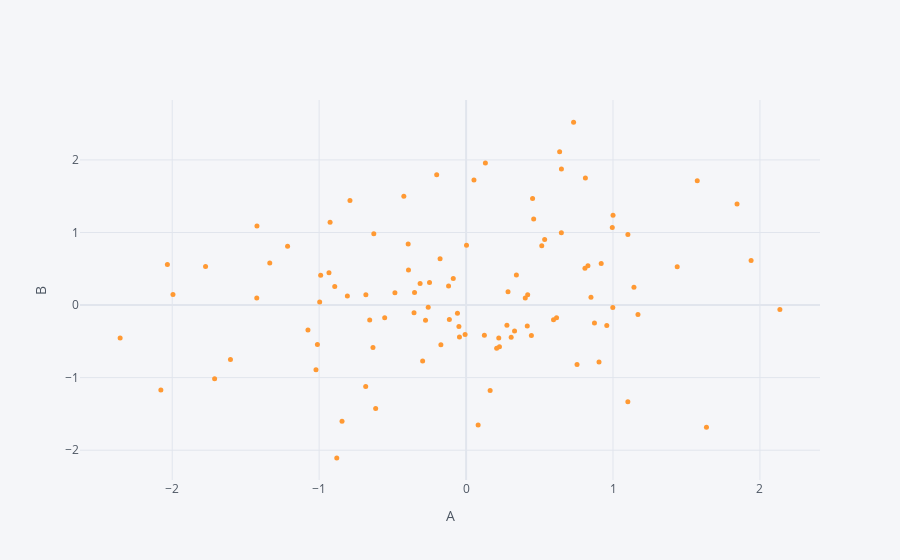

Notebook code cell kept with this figure:
### Markdown cell above
# Creating a scatter plot

### Code cell
#Note: Mode='markers' is needed because by default iplot will connect each value in the data set with a line
df.iplot(kind='scatter',x='A',y='B',mode='markers',size=5,xTitle='A',yTitle='B')
